Frame 1 (no input): blank canvas, image omitted
Frame 60 (the mouse pressed at the canvas centre just before this capture): blank canvas, image omitted
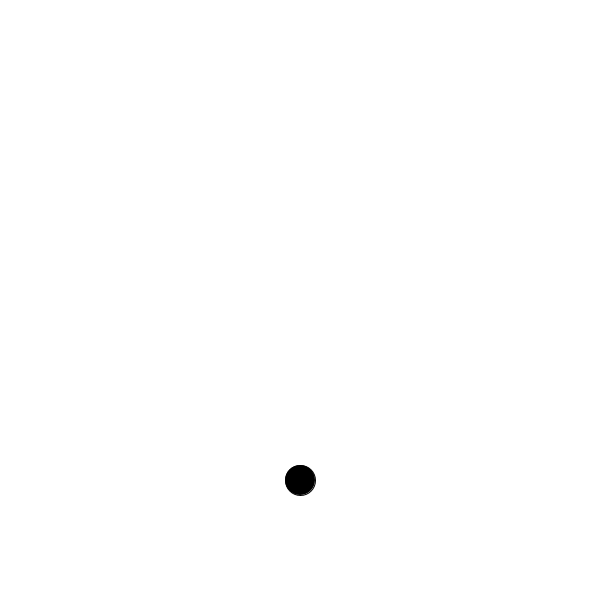
Frame 120 (the mouse held since frame 60 and released just before this capture)

The Processing sketch whose frames 1 and 60 were blank and that drew this single picture after the mouse press (run headless with seeded random() and noise(); from frame 60 on, the mouse is pressed at the canvas centre):

// Processing sketch: sample_12_item_drop
// ── sample_12_item_drop.pde
int itemNo = 10;
int [] itemX = new int [itemNo];
int [] itemY = new int [itemNo];
int [] itemSpeed = new int [itemNo];
boolean [] itemVisible = new boolean [itemNo];

void setup() {
  size(600, 600);
  initItem();
}


void draw() {
  background(255);

  updateItem();
  drawItem();
}

void mousePressed() {
  addItem(mouseX, mouseY);
}

void initItem() {
  for (int i = 0; i < itemNo; i++) {
    itemX[i] = 0;
    itemY[i] = 0;
    itemVisible[i] = false;
  }
}

void updateItem() {
  for (int i = 0; i < itemNo; i++) {
    if (itemVisible[i]) {
      itemY[i] += itemSpeed[i];
    }
  }

  for (int i = 0; i < itemNo; i++){
    if ( itemY[i] > height ) {
      itemVisible[i] = false;
    }
  }
}

void drawItem( ) {
  fill(0); 
    for (int i=0; i<itemNo; i++) {
    if (itemVisible[i]) {
      ellipse(itemX[i], itemY[i], 30, 30);
    }
  }
}

void addItem(int x, int y ) {
  for (int i=0; i<itemNo; i++) {
    if ( itemVisible[i] == false ) {
      itemX[i] = x; 
        itemY[i] = y; 
        itemSpeed[i] = int(random(1, 5)); 
        itemVisible[i] = true; 
        break;
    }
  }
}
